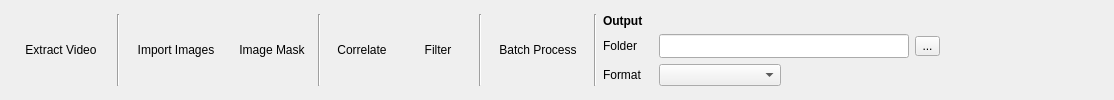
    <widget class="QWidget" name="startTab">
     <attribute name="title">
      <string>Doing PIV</string>
     </attribute>
     <layout class="QGridLayout" name="gridLayout_7">
      <item row="0" column="0">
       <widget class="QToolButton" name="extractvideroButton">
        <property name="sizePolicy">
         <sizepolicy hsizetype="Preferred" vsizetype="Preferred">
          <horstretch>0</horstretch>
          <verstretch>0</verstretch>
         </sizepolicy>
        </property>
        <property name="minimumSize">
         <size>
          <width>100</width>
          <height>60</height>
         </size>
        </property>
        <property name="maximumSize">
         <size>
          <width>100</width>
          <height>60</height>
         </size>
        </property>
        <property name="text">
         <string>Extract Video</string>
        </property>
        <property name="icon">
         <iconset>
          <normaloff>:/icons/extract_video.png</normaloff>:/icons/extract_video.png</iconset>
        </property>
        <property name="iconSize">
         <size>
          <width>25</width>
          <height>25</height>
         </size>
        </property>
        <property name="toolButtonStyle">
         <enum>Qt::ToolButtonTextUnderIcon</enum>
        </property>
        <property name="autoRaise">
         <bool>true</bool>
        </property>
       </widget>
      </item>
      <item row="0" column="3">
       <widget class="QToolButton" name="maskButton">
        <property name="sizePolicy">
         <sizepolicy hsizetype="Preferred" vsizetype="Preferred">
          <horstretch>0</horstretch>
          <verstretch>0</verstretch>
         </sizepolicy>
        </property>
        <property name="minimumSize">
         <size>
          <width>80</width>
          <height>60</height>
         </size>
        </property>
        <property name="maximumSize">
         <size>
          <width>80</width>
          <height>60</height>
         </size>
        </property>
        <property name="text">
         <string>Image Mask</string>
        </property>
        <property name="icon">
         <iconset resource="../share/icons/icons.qrc">
          <normaloff>:/icons/image_mask.png</normaloff>:/icons/image_mask.png</iconset>
        </property>
        <property name="iconSize">
         <size>
          <width>25</width>
          <height>25</height>
         </size>
        </property>
        <property name="toolButtonStyle">
         <enum>Qt::ToolButtonTextUnderIcon</enum>
        </property>
        <property name="autoRaise">
         <bool>true</bool>
        </property>
       </widget>
      </item>
      <item row="0" column="5">
       <widget class="QToolButton" name="correlateButton">
        <property name="sizePolicy">
         <sizepolicy hsizetype="Preferred" vsizetype="Preferred">
          <horstretch>0</horstretch>
          <verstretch>0</verstretch>
         </sizepolicy>
        </property>
        <property name="minimumSize">
         <size>
          <width>70</width>
          <height>60</height>
         </size>
        </property>
        <property name="maximumSize">
         <size>
          <width>70</width>
          <height>60</height>
         </size>
        </property>
        <property name="text">
         <string>Correlate</string>
        </property>
        <property name="icon">
         <iconset resource="../share/icons/icons.qrc">
          <normaloff>:/icons/correlate.png</normaloff>:/icons/correlate.png</iconset>
        </property>
        <property name="iconSize">
         <size>
          <width>28</width>
          <height>28</height>
         </size>
        </property>
        <property name="toolButtonStyle">
         <enum>Qt::ToolButtonTextUnderIcon</enum>
        </property>
        <property name="autoRaise">
         <bool>true</bool>
        </property>
       </widget>
      </item>
      <item row="0" column="2">
       <widget class="QToolButton" name="importButton">
        <property name="sizePolicy">
         <sizepolicy hsizetype="Preferred" vsizetype="Preferred">
          <horstretch>0</horstretch>
          <verstretch>0</verstretch>
         </sizepolicy>
        </property>
        <property name="minimumSize">
         <size>
          <width>100</width>
          <height>60</height>
         </size>
        </property>
        <property name="maximumSize">
         <size>
          <width>100</width>
          <height>60</height>
         </size>
        </property>
        <property name="text">
         <string>Import Images</string>
        </property>
        <property name="icon">
         <iconset resource="../share/icons/icons.qrc">
          <normaloff>:/icons/import_image.png</normaloff>:/icons/import_image.png</iconset>
        </property>
        <property name="iconSize">
         <size>
          <width>25</width>
          <height>25</height>
         </size>
        </property>
        <property name="toolButtonStyle">
         <enum>Qt::ToolButtonTextUnderIcon</enum>
        </property>
        <property name="autoRaise">
         <bool>true</bool>
        </property>
       </widget>
      </item>
      <item row="0" column="4">
       <widget class="Line" name="line">
        <property name="orientation">
         <enum>Qt::Vertical</enum>
        </property>
       </widget>
      </item>
      <item row="0" column="8">
       <widget class="QToolButton" name="batchButton">
        <property name="sizePolicy">
         <sizepolicy hsizetype="Preferred" vsizetype="Preferred">
          <horstretch>0</horstretch>
          <verstretch>0</verstretch>
         </sizepolicy>
        </property>
        <property name="minimumSize">
         <size>
          <width>100</width>
          <height>60</height>
         </size>
        </property>
        <property name="maximumSize">
         <size>
          <width>78</width>
          <height>60</height>
         </size>
        </property>
        <property name="text">
         <string>Batch Process</string>
        </property>
        <property name="icon">
         <iconset resource="../share/icons/icons.qrc">
          <normaloff>:/icons/kcmsystem.png</normaloff>:/icons/kcmsystem.png</iconset>
        </property>
        <property name="iconSize">
         <size>
          <width>28</width>
          <height>28</height>
         </size>
        </property>
        <property name="toolButtonStyle">
         <enum>Qt::ToolButtonTextUnderIcon</enum>
        </property>
        <property name="autoRaise">
         <bool>true</bool>
        </property>
       </widget>
      </item>
      <item row="0" column="9">
       <widget class="Line" name="line_14">
        <property name="orientation">
         <enum>Qt::Vertical</enum>
        </property>
       </widget>
      </item>
      <item row="0" column="6">
       <widget class="QToolButton" name="filterButton">
        <property name="sizePolicy">
         <sizepolicy hsizetype="Preferred" vsizetype="Preferred">
          <horstretch>0</horstretch>
          <verstretch>0</verstretch>
         </sizepolicy>
        </property>
        <property name="minimumSize">
         <size>
          <width>70</width>
          <height>60</height>
         </size>
        </property>
        <property name="maximumSize">
         <size>
          <width>70</width>
          <height>60</height>
         </size>
        </property>
        <property name="text">
         <string>Filter</string>
        </property>
        <property name="icon">
         <iconset resource="../share/icons/icons.qrc">
          <normaloff>:/icons/filter.png</normaloff>:/icons/filter.png</iconset>
        </property>
        <property name="iconSize">
         <size>
          <width>25</width>
          <height>25</height>
         </size>
        </property>
        <property name="toolButtonStyle">
         <enum>Qt::ToolButtonTextUnderIcon</enum>
        </property>
        <property name="autoRaise">
         <bool>true</bool>
        </property>
       </widget>
      </item>
      <item row="0" column="7">
       <widget class="Line" name="line_2">
        <property name="orientation">
         <enum>Qt::Vertical</enum>
        </property>
       </widget>
      </item>
      <item row="0" column="11">
       <spacer name="horizontalSpacer">
        <property name="orientation">
         <enum>Qt::Horizontal</enum>
        </property>
        <property name="sizeHint" stdset="0">
         <size>
          <width>163</width>
          <height>20</height>
         </size>
        </property>
       </spacer>
      </item>
      <item row="0" column="10">
       <layout class="QGridLayout" name="gridLayout_6">
        <item row="0" column="0">
         <widget class="QLabel" name="label_34">
          <property name="maximumSize">
           <size>
            <width>16777215</width>
            <height>20</height>
           </size>
          </property>
          <property name="font">
           <font>
            <weight>75</weight>
            <bold>true</bold>
           </font>
          </property>
          <property name="text">
           <string>Output </string>
          </property>
         </widget>
        </item>
        <item row="1" column="0">
         <widget class="QLabel" name="label_35">
          <property name="text">
           <string>Folder</string>
          </property>
         </widget>
        </item>
        <item row="1" column="1" colspan="2">
         <widget class="QLineEdit" name="outputFolderEdit">
          <property name="minimumSize">
           <size>
            <width>250</width>
            <height>24</height>
           </size>
          </property>
         </widget>
        </item>
        <item row="1" column="3">
         <widget class="QToolButton" name="outputFolderButton">
          <property name="minimumSize">
           <size>
            <width>25</width>
            <height>20</height>
           </size>
          </property>
          <property name="maximumSize">
           <size>
            <width>25</width>
            <height>20</height>
           </size>
          </property>
          <property name="text">
           <string>...</string>
          </property>
         </widget>
        </item>
        <item row="2" column="0">
         <widget class="QLabel" name="label_36">
          <property name="minimumSize">
           <size>
            <width>50</width>
            <height>20</height>
           </size>
          </property>
          <property name="text">
           <string>Format</string>
          </property>
         </widget>
        </item>
        <item row="2" column="1">
         <widget class="QComboBox" name="outputFormatCombo">
          <property name="minimumSize">
           <size>
            <width>100</width>
            <height>20</height>
           </size>
          </property>
         </widget>
        </item>
        <item row="2" column="2" colspan="2">
         <spacer name="horizontalSpacer_6">
          <property name="orientation">
           <enum>Qt::Horizontal</enum>
          </property>
          <property name="sizeHint" stdset="0">
           <size>
            <width>40</width>
            <height>20</height>
           </size>
          </property>
         </spacer>
        </item>
       </layout>
      </item>
      <item row="0" column="1">
       <widget class="Line" name="line_15">
        <property name="orientation">
         <enum>Qt::Vertical</enum>
        </property>
       </widget>
      </item>
     </layout>
    </widget>
